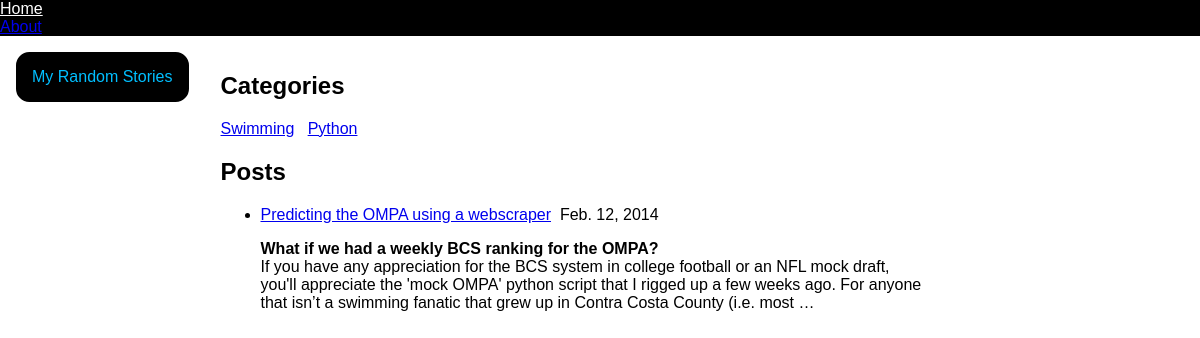
Before: / with the older database file.
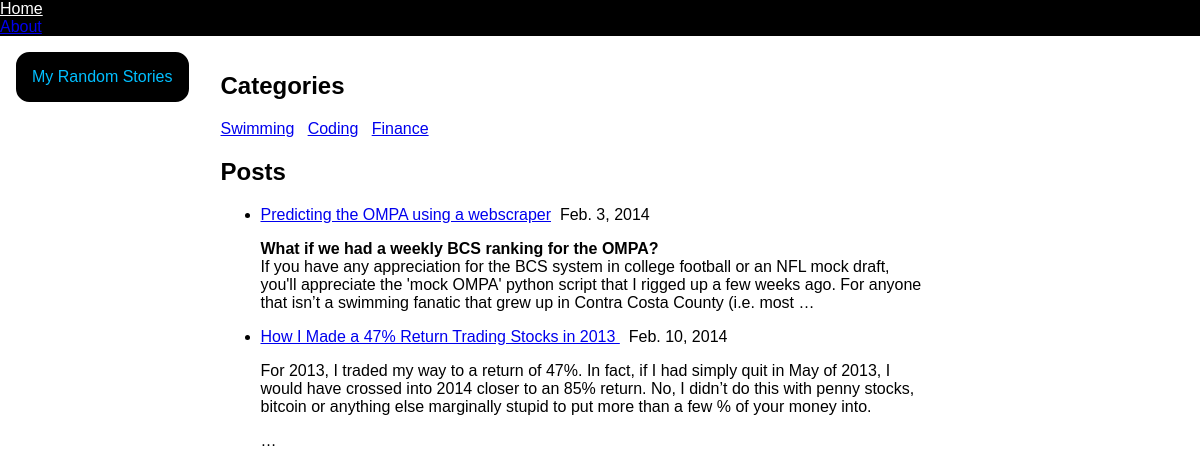
After: the same page with the newer database file.
### blog/models.py (models this page shows, shortened)
class Category(models.Model):
    title = models.CharField(max_length=100, db_index=True)
    slug = models.SlugField(max_length=100, db_index=True)
    @permalink
    def get_absolute_url(self):
        return ('view_blog_category', None, {'slug': self.slug})

class Blog (models.Model):
    title = models.CharField(max_length=100, unique=True)
    slug = models.SlugField(max_length=100, unique=True)
    body = models.TextField()
    posted = models.DateField(db_index=True) #auto_now_add=True
    category = models.ManyToManyField(Category)
    @permalink
    def get_absolute_url(self):
        return ('view_blog_post', None, {'slug': self.slug})

### blog/views.py (the view)
# urls.py: url(r'^$', 'blog.views.index'),
def index(request):
    return render_to_response('index.html', {
        'categories': Category.objects.all(),
        'posts': Blog.objects.all()[:5]
    })

### templates/index.html (shortened to what this page needs)
{% extends 'base.html' %}
{% block title %}
<div id="myheadline">
	My Random Stories
</div>
{% endblock %}
{% block content %}
	<h2>Categories</h2>
	{% if categories %}
			<p>{% for category in categories %}
				<a href="{{ category.get_absolute_url }}"> {{ category.title }}</a> &nbsp
			{% endfor %}
			</p>
	{% else %}
		<p>There are no posts.</p>
	{% endif %}
	<h2>Posts</h2>
	{% if posts %}
		<ul>
		{% for post in posts %}
			<li>
				<p><a href="{{ post.get_absolute_url }}">{{ post.title }}</a>&nbsp {{ post.posted }}</p>
				<p>{{ post.body|safe|truncatewords:"60"}}</p>
			</li>
		{% endfor %}
		</ul>
	{% else %}
		<p>There are no posts.</p>
	{% endif %}
{% endblock %}

### templates/base.html (shortened to what this page needs)
<html>
<head>
	<link rel="stylesheet" type="text/css" href="/static/originaltheme.css">
</head>
<body>
<div id="container">
	<div id="header">
		<div id="headerbutton"><a href="/">Home</a></div>
		<div id="headerbutton"><a href="/about">About</a>
	<div id="sidebar">
		{% block title %}<h1>&nbsp  &nbsp  &nbsp  &nbsp  &nbsp  &nbsp  &nbsp  &nbsp  &nbsp &nbsp &nbsp &nbsp &nbsp &nbsp &nbsp</h1>{% endblock %}
	</div>
	<div id="content">
		{% block content %}
		{% endblock %}
	</div>
</div>
</body>
</html>

### blog/static/originaltheme.css (style rules this page uses)
body { margin: 0em; padding: 0em; }
#container { max-width: 100%; margin: 0; background-color: black; font-family: sans-serif; }
#header { margin: auto; max-height: 6em; background-color: black; padding: 0em; }
#myheadline { color: #00BFFF; background-color: black; border: 1em solid black; border-radius: 10pt; }
#sidebar { max-width: 13em; float: left; padding: 1em; }
#content { max-width: 44em; float: left; padding: 1em; }

Changed rows visible on the page:
removed Category: title "Python"
added Category: title "Coding"
added Category: title "Finance"
changed Blog "Predicting the OMPA using a webscraper": posted "Feb. 12, 2014" → "Feb. 3, 2014"
added Blog: title "How I Made a 47% Return Trading Stocks in 2013", posted "Feb. 10, 2014", body "For 2013, I traded my way to a return of 47%. In fact, if I had simply quit in May of 2013, I would have crossed into 2014 closer to an 85% return. No, I didn’t do this with penny stocks, bitcoin or anything else marginally stupid to put more than a few % of your money into. …"
